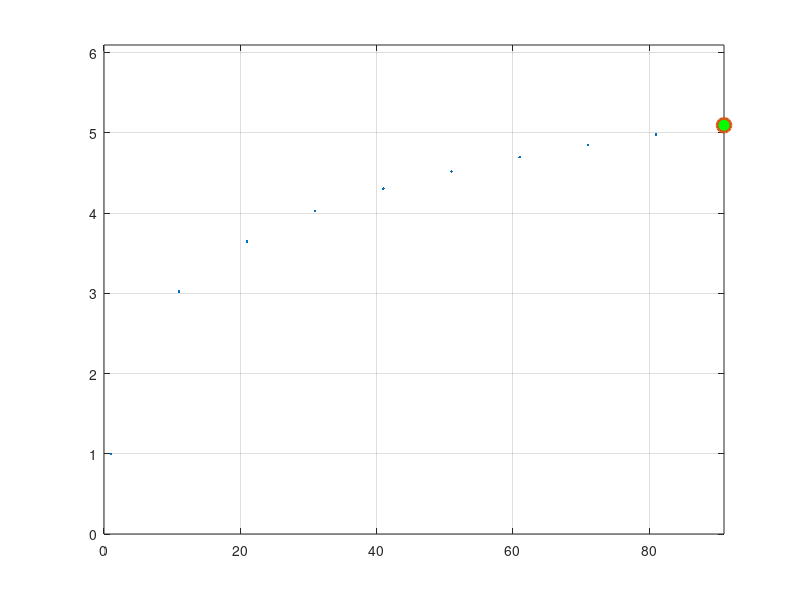

The MATLAB source for this figure:
% the Sum of series
clear all;clc;
for n=1:10:1e2;
    temp=1:n;
    S(n)=sum(1./temp);S(S==0)=NaN;clf;
    h=plot(temp,S(1:n),'.',n,S(n),'o','MarkerSize',10, 'MarkerFaceColor','g');
    set(h,'linewidth',2)
    drawnow
    axis([0,n,0,S(n)+1]);grid on
end
